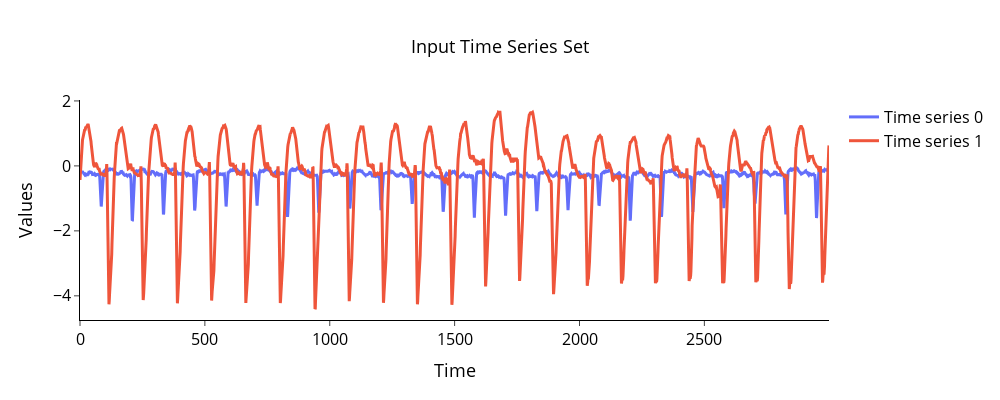

Source (notebook cell):
### Code cell
plot_ts(ts_set)

### Figure 1 — Plotly figure (JSON) as saved in the notebook; plotly's stock layout.template omitted (floating-point values rounded to 4 significant figures; data arrays with more than 128 entries replaced by an {"elided": "..."} marker saying what was removed)
{"data": [{"line": {"width": 3}, "name": "Time series 0", "type": "scatter", "x": {"elided": "3000 int values"}, "y": {"elided": "3000 float values"}}, {"line": {"width": 3}, "name": "Time series 1", "type": "scatter", "x": {"elided": "3000 int values"}, "y": {"elided": "3000 float values"}}], "layout": {"height": 400, "legend": {"font": {"color": "black", "size": 16}}, "plot_bgcolor": "rgba(0,0,0,0)", "title": {"font": {"color": "black", "size": 18}, "text": "Input Time Series Set", "x": 0.5, "xanchor": "center", "y": 0.9, "yanchor": "top"}, "width": 1000, "xaxis": {"linecolor": "#000", "linewidth": 1, "showgrid": false, "tickfont": {"color": "black", "size": 16}, "ticks": "outside", "tickwidth": 1, "title": {"font": {"color": "black", "size": 18}, "text": "Time"}}, "yaxis": {"linecolor": "#000", "linewidth": 1, "showgrid": false, "tickfont": {"color": "black", "size": 16}, "ticks": "outside", "tickwidth": 1, "title": {"font": {"color": "black", "size": 18}, "text": "Values"}, "zeroline": false}}}
